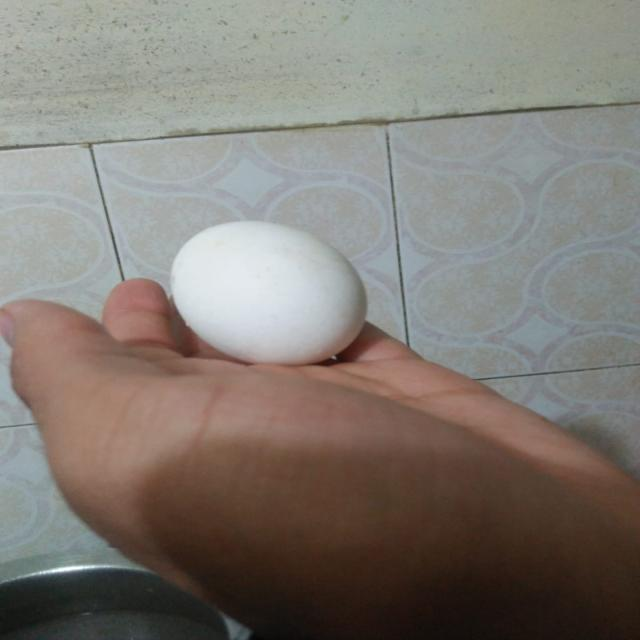
#> input picture egg.v1i.folder/test/egg/not_damaged_152_jpg.rf.a57edb18d395ce87e23f7abccbd1ad69.jpg, 640 x 640 px, given in place of source.mp4, which was not available
$ python track_video.py
#> lines starting #> are read from the running program, lines starting #| are printed output that depends on the picture; after the words box and inside, x2 and y2 are one past the last pixel; in counts of white or black regions, pixels touching at a corner belong together
### eggcv/core.py
from __future__ import annotations

import hashlib
import json
import re
from pathlib import Path

import cv2
import numpy as np

ROOT = Path(__file__).resolve().parents[1]
DATA = ROOT / "egg.v1i.folder"
OUT = ROOT / "outputs"


def images() -> list[Path]:
    return sorted(DATA.rglob("*.jpg"))


def key(path: Path) -> str:
    return path.stem.split(".rf.")[0]


# [5 lines left out: function read, not called in this run]


def save_json(path: Path, value: object) -> None:
    path.parent.mkdir(parents=True, exist_ok=True)
    path.write_text(json.dumps(value, indent=2) + "\n")


# [66 lines left out: functions phash, make_split, not called in this run]


def components(mask: np.ndarray, min_area: int = 300) -> list[np.ndarray]:
    n, labels, stats, _ = cv2.connectedComponentsWithStats(mask.astype(np.uint8), 8)
    return [(labels == i).astype(np.uint8) for i in range(1, n) if stats[i, cv2.CC_STAT_AREA] >= min_area]


def shape_features(mask: np.ndarray) -> dict[str, float]:
    contours, _ = cv2.findContours(mask.astype(np.uint8), cv2.RETR_EXTERNAL, cv2.CHAIN_APPROX_SIMPLE)
    if not contours:
        return {"area": 0.0, "circularity": 0.0, "solidity": 0.0, "aspect": 0.0, "border": 1.0}
    c = max(contours, key=cv2.contourArea)
    area = float(cv2.contourArea(c))
    perimeter = cv2.arcLength(c, True)
    hull = cv2.convexHull(c)
    x, y, w, h = cv2.boundingRect(c)
    ih, iw = mask.shape
    return {
        "area": area,
        "circularity": float(4 * np.pi * area / perimeter**2) if perimeter else 0.0,
        "solidity": float(area / cv2.contourArea(hull)) if cv2.contourArea(hull) else 0.0,
        "aspect": float(w / h) if h else 0.0,
        "border": float(x <= 2 or y <= 2 or x + w >= iw - 2 or y + h >= ih - 2),
    }


def clean(mask: np.ndarray, k: int = 5) -> np.ndarray:
    kernel = cv2.getStructuringElement(cv2.MORPH_ELLIPSE, (k, k))
    mask = cv2.morphologyEx(mask.astype(np.uint8), cv2.MORPH_OPEN, kernel)
    return cv2.morphologyEx(mask, cv2.MORPH_CLOSE, kernel)


def classical(image: np.ndarray, method: str, light: int = 160, sat: int = 90, min_area: float = 0.003) -> np.ndarray:
    h, w = image.shape[:2]
    hsv = cv2.cvtColor(image, cv2.COLOR_BGR2HSV)
    gray = cv2.cvtColor(image, cv2.COLOR_BGR2GRAY)
    if method == "global":
        binary = (gray >= light).astype(np.uint8)
    elif method == "otsu":
        _, binary = cv2.threshold(gray, 0, 1, cv2.THRESH_BINARY + cv2.THRESH_OTSU)
    elif method in ("refined", "grabcut", "grabcut_fallback"):
        local = cv2.GaussianBlur(gray, (0, 0), 23)
        binary = ((gray >= light) & (hsv[:, :, 1] <= sat) & (gray >= local - 8)).astype(np.uint8)
    else:
        raise ValueError(method)
    binary = clean(binary, 7 if method in ("refined", "grabcut", "grabcut_fallback") else 5)
    if method in ("grabcut", "grabcut_fallback"):
        result = np.zeros((h,w),np.uint8)
        seeds = sorted(components(binary, max(300, int(min_area*h*w))), key=lambda a: int(a.sum()), reverse=True)[:8]
        for seed in seeds:
            f = shape_features(seed)
            if f["area"] > .20*h*w or f["solidity"] < .65 or f["circularity"] < .25:
                continue
            contours, _ = cv2.findContours(seed, cv2.RETR_EXTERNAL, cv2.CHAIN_APPROX_SIMPLE)
            x,y,bw,bh = cv2.boundingRect(max(contours,key=cv2.contourArea))
            pad = int(.28*max(bw,bh))+12
            x0,y0,x1,y1=max(x-pad,0),max(y-pad,0),min(x+bw+pad,w),min(y+bh+pad,h)
            region = image[y0:y1,x0:x1]
            core = seed[y0:y1,x0:x1]
            if min(region.shape[:2]) < 10:
                continue
            labels = np.full(core.shape, cv2.GC_BGD, np.uint8)
            labels[5:-5,5:-5] = cv2.GC_PR_BGD
            dilation = cv2.dilate(core,cv2.getStructuringElement(cv2.MORPH_ELLIPSE,(41,41)))
            labels[dilation>0] = cv2.GC_PR_FGD
            eroded = cv2.erode(core,cv2.getStructuringElement(cv2.MORPH_ELLIPSE,(5,5)))
            labels[eroded>0] = cv2.GC_FGD
            if not np.any(labels==cv2.GC_FGD) or not np.any(labels==cv2.GC_BGD):
                continue
            try:
                cv2.setRNGSeed(31)
                cv2.grabCut(region,labels,None,np.zeros((1,65),np.float64),np.zeros((1,65),np.float64),2,cv2.GC_INIT_WITH_MASK)
            except cv2.error:
                continue
            proposal = np.isin(labels,[cv2.GC_FGD,cv2.GC_PR_FGD]).astype(np.uint8)
            proposal = clean(proposal,5)
            if shape_features(proposal)["area"] < .45*h*w:
                result[y0:y1,x0:x1] |= proposal
        if method == "grabcut_fallback" and not np.any(result):
            return classical(image, "global", 165, 255, min_area)
        return result
    selected = np.zeros((h, w), np.uint8)
    for part in components(binary, max(100, int(min_area * h * w))):
        f = shape_features(part)
        if method == "refined" and (f["solidity"] < 0.78 or f["circularity"] < 0.35 or not 0.35 < f["aspect"] < 2.8):
            continue
        if f["area"] > 0.45 * h * w:
            continue
        selected |= part
    return selected


# [31 lines left out: functions metrics, overlay, not called in this run]

### scripts/track_video.py
"""Classical segmentation plus nearest-neighbor multi-object tracking."""
from __future__ import annotations

import argparse
import csv
import sys
from pathlib import Path

import cv2
import numpy as np
from scipy.optimize import linear_sum_assignment

sys.path.insert(0, str(Path(__file__).resolve().parents[1]))
from eggcv.core import OUT, classical, components, shape_features


def detections(frame: np.ndarray) -> list[dict]:
    h, w = frame.shape[:2]
    mask = classical(frame, "refined", 190, 110, .001)
    mask[:int(.32*h)] = 0
    mask[int(.87*h):] = 0
    result = []
    for part in components(mask, 700):
        f = shape_features(part)
        if f["area"] > 12000 or f["solidity"] < .80 or f["circularity"] < .48 or not .40 < f["aspect"] < 2.5:
            continue
        contours, _ = cv2.findContours(part, cv2.RETR_EXTERNAL, cv2.CHAIN_APPROX_SIMPLE)
        contour = max(contours, key=cv2.contourArea)
        moments = cv2.moments(contour)
        if moments["m00"] == 0:
            continue
        result.append({"x": moments["m10"]/moments["m00"], "y": moments["m01"]/moments["m00"], "area": f["area"], "contour": contour})
    return sorted(result, key=lambda r: r["x"])


def main() -> None:
    parser = argparse.ArgumentParser()
    parser.add_argument("--input", default="data/video/source.mp4")
    parser.add_argument("--output", default="outputs/tracked_eggs.mp4")
    parser.add_argument("--max-gap", type=int, default=24)
    args = parser.parse_args()
    source = cv2.VideoCapture(args.input)
    if not source.isOpened():
        raise SystemExit(f"Cannot open {args.input}")
    fps = source.get(cv2.CAP_PROP_FPS)
    width, height = int(source.get(3)), int(source.get(4))
    destination = Path(args.output)
    destination.parent.mkdir(parents=True, exist_ok=True)
    writer = cv2.VideoWriter(str(destination), cv2.VideoWriter_fourcc(*"mp4v"), fps, (width, height))
    if not writer.isOpened():
        raise SystemExit("Cannot create video writer")
    tracks: dict[int, dict] = {}
    next_id = 1
    rows = []
    frame_index = 0
    while True:
        ok, frame = source.read()
#> frame is the input picture: shape (640, 640, 3); mean B, G, R 116.5, 122.8, 128.8
        if not ok:
            break
        seen = detections(frame)
#> in classical, `gray = cv2.cvtColor(image, cv2.COLOR_BGR2GRAY)`:
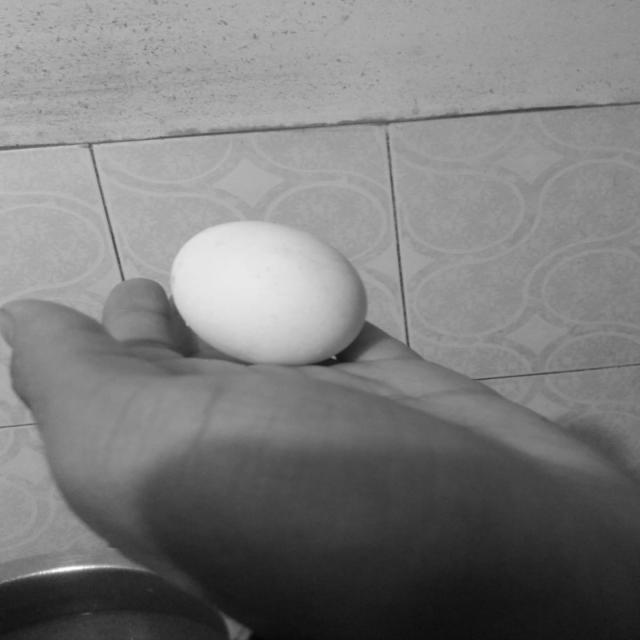
#> gray: shape (640, 640); min 5, max 253, mean 123.9
#> in classical, `local = cv2.GaussianBlur(gray, (0, 0), 23)`:
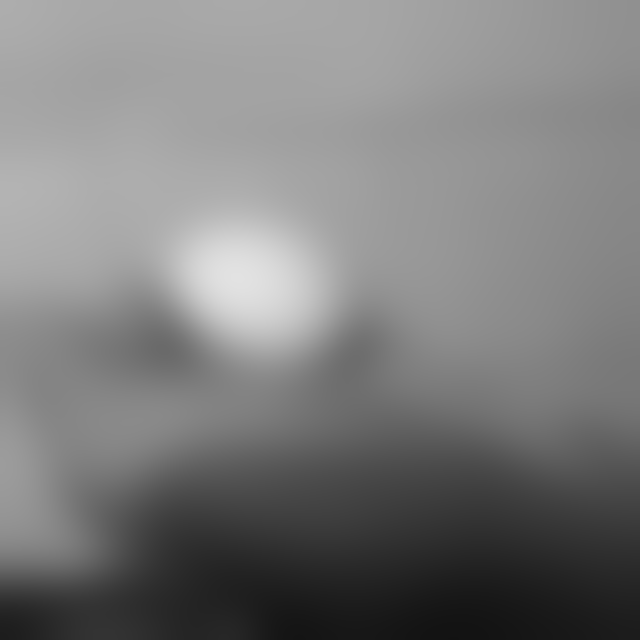
#> local: shape (640, 640); min 18, max 226, mean 123.9
#> in classical, `binary = ((gray >= light) & (hsv[:, :, 1] <= sat) & (gray >= local - 8..`:
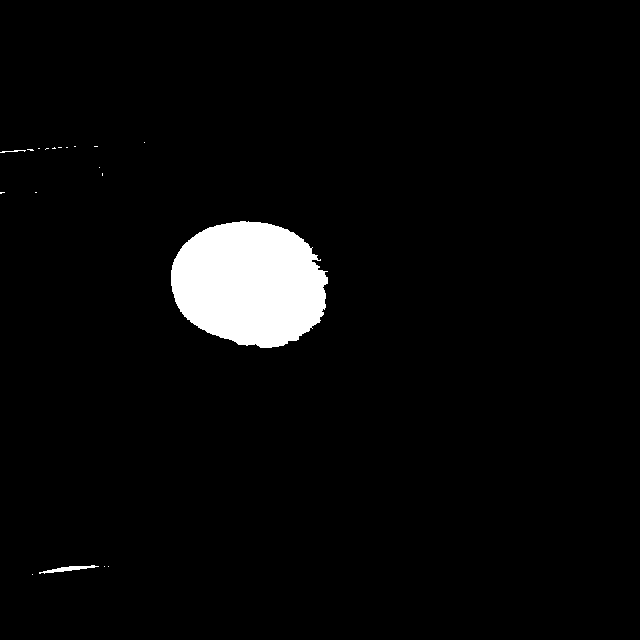
#> binary: shape (640, 640); values 0 (black) and 1 (white), 3.8% white; 19 white regions (16 under 20 px), largest, box (x1, y1, x2, y2) and area: (171, 221, 328, 348) 15458, (39, 565, 99, 574) 190, (0, 150, 26, 153) 34
#> in clean, `mask = cv2.morphologyEx(mask.astype(np.uint8), cv2.MORPH_OPEN, kernel)`:
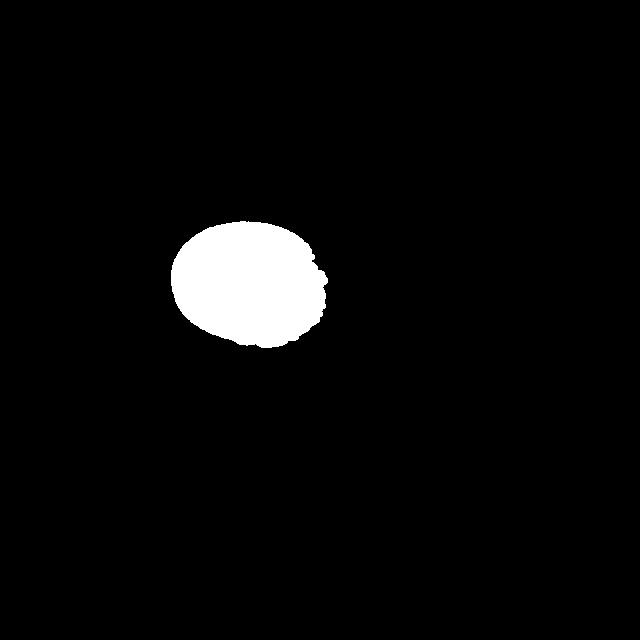
#> mask: shape (640, 640); values 0 (black) and 1 (white), 3.8% white; 1 white region, box (x1, y1, x2, y2) and area: (171, 221, 328, 348) 15394
#> in components, `n, labels, stats, _ = cv2.connectedComponentsWithStats(mask.astype(np...`: n = 2; stats = [[0, 0, 640, 640, 394185], [171, 221, 157, 127, 15415]]
#> the loop in classical, `for part in components(binary, max(100, int(min_area * h * w))):` made 1 pass
#> (area in shape_features, perimeter in shape_features, x in shape_features, y in shape_features, w in shape_features, h in shape_features, ih in shape_features, iw in shape_features) on pass 1: (15208.5, 479.3, 171, 221, 157, 127, 640, 640)
#> the loop in detections, `for part in components(mask, 700):` made 1 pass
#> after the loop in detections, `for part in components(mask, 700):`: result = []
#> seen = []
        active_ids = list(tracks)
        if active_ids and seen:
            cost = np.array([[np.hypot(tracks[i]["x"]-d["x"], tracks[i]["y"]-d["y"]) + min(frame_index-tracks[i]["last"], 120)*1.5 for d in seen] for i in active_ids])
            rr, cc = linear_sum_assignment(cost)
            for r, c in zip(rr, cc):
                tid = active_ids[r]
                gap = frame_index-tracks[tid]["last"]
                distance = np.hypot(tracks[tid]["x"]-seen[c]["x"], tracks[tid]["y"]-seen[c]["y"])
                tracks[tid].update(x=seen[c]["x"], y=seen[c]["y"], last=frame_index)
                seen[c]["id"] = tid
                seen[c]["uncertain"] = gap > args.max_gap or distance > 100
        for d in seen:
            if "id" not in d:
                if next_id > 2:
                    continue  # Keep exactly two physical identities; extra proposals are clutter.
                d["id"] = next_id
                d["uncertain"] = False
                tracks[next_id] = {"x": d["x"], "y": d["y"], "last": frame_index}
                next_id += 1
            if "id" not in d:
                continue
            tid = d["id"]
            color = [(66, 219, 245), (245, 182, 76), (130, 227, 121)][(tid-1)%3]
            cv2.drawContours(frame, [d["contour"]], -1, color, 2)
            x, y = int(d["x"]), int(d["y"])
            cv2.circle(frame, (x,y), 4, color, -1)
            cv2.rectangle(frame, (x-27,y-53),(x+42,y-30),(10,19,30),-1)
            cv2.putText(frame, f"EGG {tid}{' ?' if d.get('uncertain') else ''}", (x-23,y-36), cv2.FONT_HERSHEY_SIMPLEX, .48, color, 1, cv2.LINE_AA)
            rows.append({"frame": frame_index, "seconds": round(frame_index/fps,3), "id": tid, "x": round(d["x"],2), "y": round(d["y"],2), "area": round(d["area"],1), "uncertain_reid": bool(d.get("uncertain"))})
#> this loop made 0 passes
#> after the loop, next_id = 1; rows = []; tracks = 0 items
        cv2.rectangle(frame,(8,8),(258,48),(10,19,30),-1)
        cv2.putText(frame,"EGG TRACKING  |  CLASSICAL CV",(16,32),cv2.FONT_HERSHEY_SIMPLEX,.49,(235,245,250),1,cv2.LINE_AA)
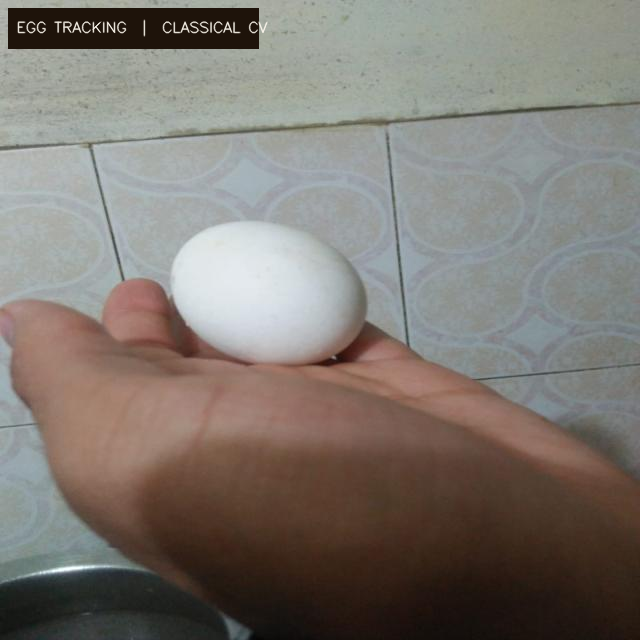
#> frame: shape (640, 640, 3); mean B, G, R 113.1, 119.4, 125.8
        writer.write(frame)
        frame_index += 1
        if frame_index % 240 == 0:
            print(f"Processed {frame_index} frames", flush=True)
    writer.release()
    source.release()
    with (OUT / "tracks.csv").open("w",newline="") as handle:
        writer_csv = csv.DictWriter(handle,["frame","seconds","id","x","y","area","uncertain_reid"])
        writer_csv.writeheader()
        writer_csv.writerows(rows)
    print(f"Wrote {destination}: {frame_index} frames, {len(rows)} detections, {next_id-1} IDs")


if __name__ == "__main__":
    main()

$ run again, on egg.v1i.folder/test/egg/not_damaged_153_jpg.rf.ea842e70f08e63e69bbcc74f1bc143a8.jpg
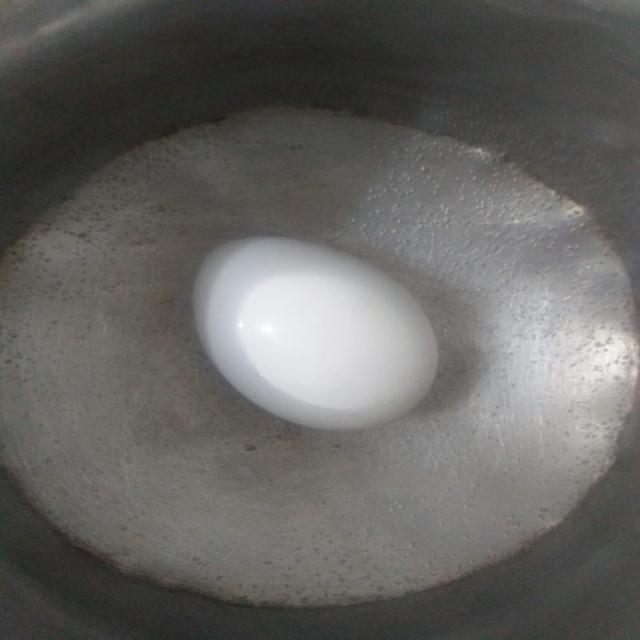
#> input picture egg.v1i.folder/test/egg/not_damaged_153_jpg.rf.ea842e70f08e63e69bbcc74f1bc143a8.jpg, 640 x 640 px, given in place of source.mp4, which was not available
#> in main, frame is the input picture: shape (640, 640, 3); mean B, G, R 97.5, 100, 101.1
#> hsv: shape (640, 640, 3); mean H, S, V 38.8, 14.8, 101.9
#> binary: shape (640, 640); values 0 (black) and 1 (white), 6.5% white; 46 white regions (40 under 20 px), largest, box (x1, y1, x2, y2) and area: (219, 265, 398, 409) 18924, (507, 316, 636, 408) 7493, (533, 299, 549, 314) 104, (631, 367, 637, 377) 53, (512, 323, 519, 334) 37, (518, 317, 524, 329) 27
#> mask: shape (640, 640); values 0 (black) and 1 (white), 6.3% white; 3 white regions, box (x1, y1, x2, y2) and area: (219, 265, 398, 409) 18884, (512, 320, 632, 404) 6742, (542, 300, 549, 307) 33
#> in components, `n, labels, stats, _ = cv2.connectedComponentsWithStats(mask.astype(np...`:
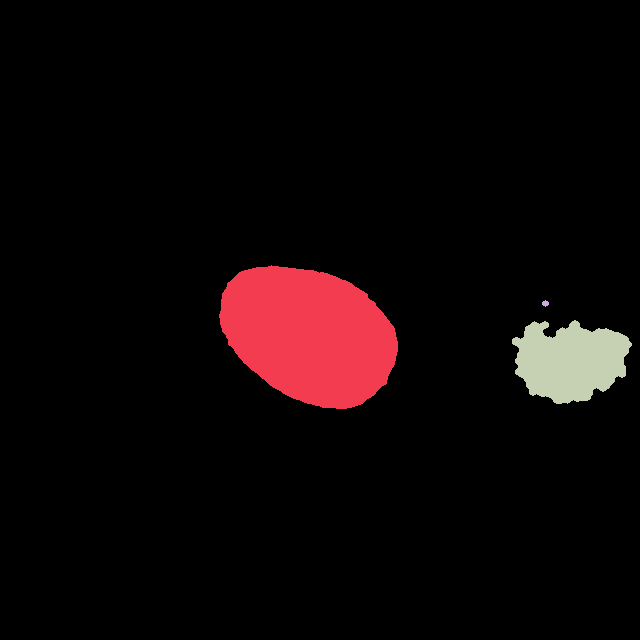
#> labels: shape (640, 640) int32; 4 distinct labels, from 0 to 3; one colour per label, 0 black
#> n = 4; stats = [[0, 0, 640, 640, 383599], [219, 265, 179, 144, 18895], [542, 300, 7, 7, 33], [512, 320, 120, 84, 7073]]
#> the loop in classical, `for part in components(binary, max(100, int(min_area * h * w))):` made 2 passes
#> (area in shape_features, perimeter in shape_features, x in shape_features, y in shape_features, w in shape_features, h in shape_features, ih in shape_features, iw in shape_features) on passes 1 to 2: (18666.5, 533.3, 219, 265, 179, 144, 640, 640), (6895, 421.9, 512, 320, 120, 84, 640, 640)
#> labels: shape (640, 640) int32; 3 distinct labels, from 0 to 2
#> the loop in detections, `for part in components(mask, 700):` made 2 passes
#> after the loop in detections, `for part in components(mask, 700):`: result = 1 item
#> the loop in main, `for d in seen:` made 1 pass
#> (next_id, tid, color, x, y) on pass 1: (2, 1, (66, 219, 245), 569, 360)
#> after the loop in main, `for d in seen:`: next_id = 2; rows = 1 item
#> in main, `cv2.putText(frame,"EGG TRACKING  |  CLASSICAL CV",(16,32),cv2.FONT_HER..`:
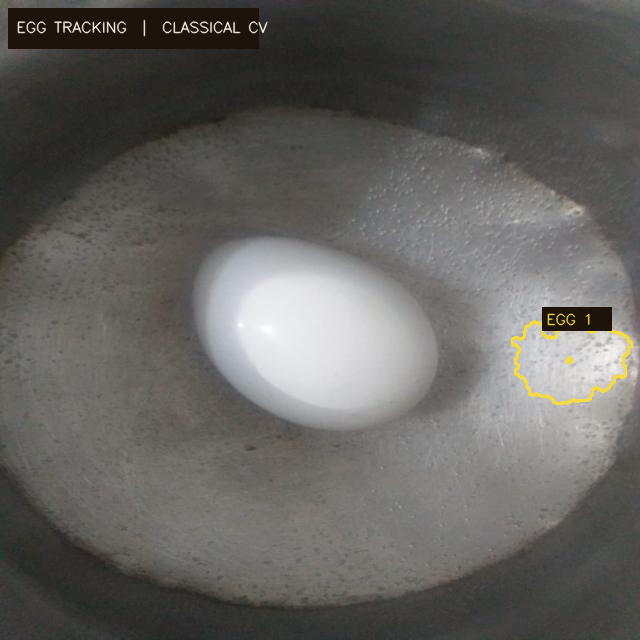
#> frame: shape (640, 640, 3); mean B, G, R 95.5, 98.7, 100.2

$ run again, on egg.v1i.folder/test/egg/not_damaged_161_jpg.rf.fd216aa5e11e147fc1527478cceae94e.jpg
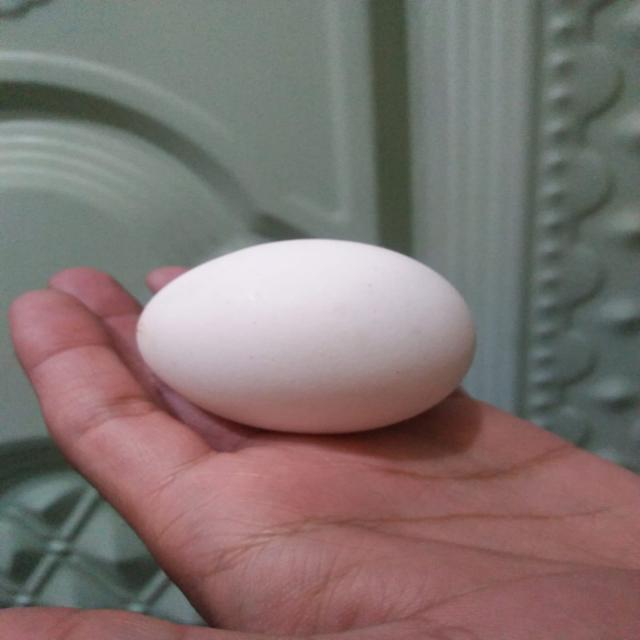
#> input picture egg.v1i.folder/test/egg/not_damaged_161_jpg.rf.fd216aa5e11e147fc1527478cceae94e.jpg, 640 x 640 px, given in place of source.mp4, which was not available
#> in main, frame is the input picture: shape (640, 640, 3); mean B, G, R 112.4, 115.2, 127.8
#> hsv: shape (640, 640, 3); mean H, S, V 73.9, 48.6, 133.6
#> in classical, `binary = ((gray >= light) & (hsv[:, :, 1] <= sat) & (gray >= local - 8..`:
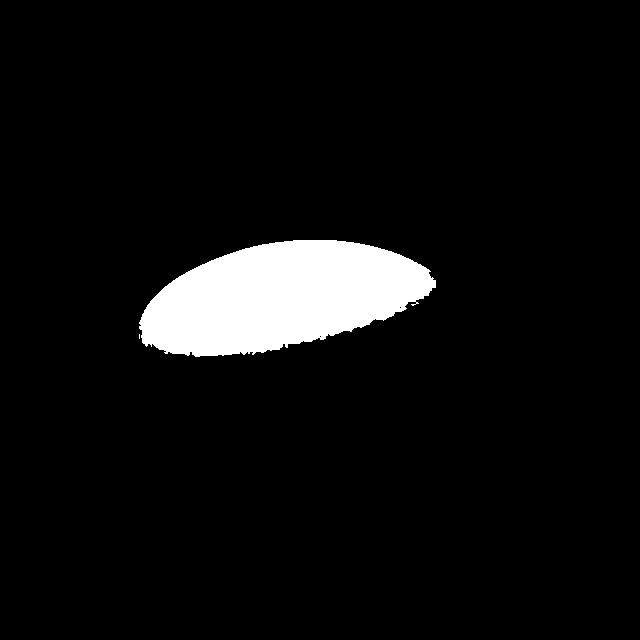
#> binary: shape (640, 640); values 0 (black) and 1 (white), 5.9% white; 2 white regions (1 under 20 px), largest, box (x1, y1, x2, y2) and area: (139, 240, 436, 357) 24023
#> mask: shape (640, 640); values 0 (black) and 1 (white), 5.8% white; 1 white region, box (x1, y1, x2, y2) and area: (140, 240, 436, 357) 23882
#> labels: shape (640, 640) int32; values 0 (black) and 1 (white), 5.8% white; 1 white region, box (x1, y1, x2, y2) and area: (140, 240, 436, 357) 23904
#> n = 2; stats = [[0, 0, 640, 640, 385696], [140, 240, 296, 117, 23904]]
#> the loop in classical, `for part in components(binary, max(100, int(min_area * h * w))):` made 1 pass
#> (area in shape_features, perimeter in shape_features, x in shape_features, y in shape_features, w in shape_features, h in shape_features, ih in shape_features, iw in shape_features) on pass 1: (23588.5, 723, 140, 240, 296, 117, 640, 640)
#> the loop in detections, `for part in components(mask, 700):` made 1 pass
#> after the loop in detections, `for part in components(mask, 700):`: result = []
#> after the loop in main, `for d in seen:`: next_id = 1; rows = []; tracks = 0 items
#> in main, `cv2.putText(frame,"EGG TRACKING  |  CLASSICAL CV",(16,32),cv2.FONT_HER..`:
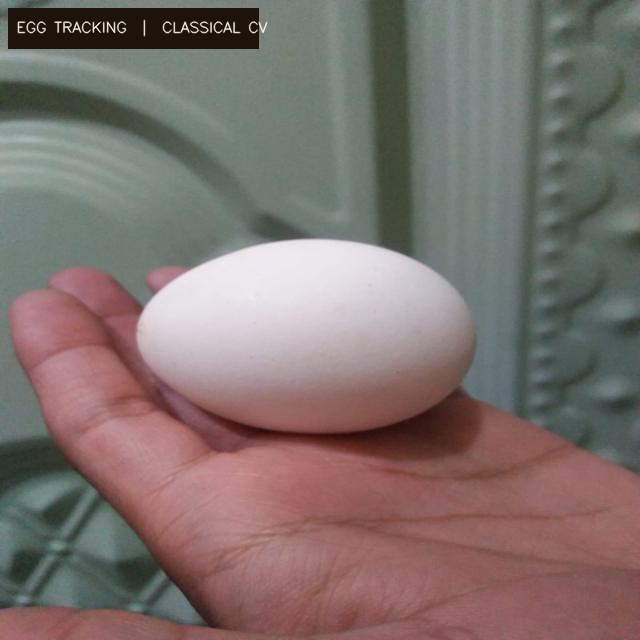
#> frame: shape (640, 640, 3); mean B, G, R 109.8, 112.7, 125.8
